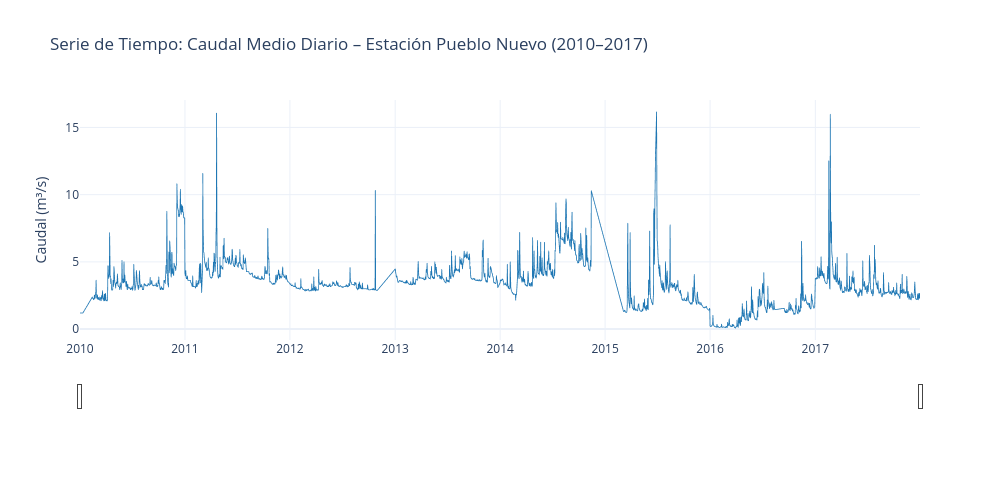

Source (notebook cell):
### Markdown cell above
## 7. Serie de Tiempo Completa

Visualización de toda la serie de caudal diario (m³/s) para identificar **tendencias**, **estacionalidad** y **valores atípicos** a simple vista.

### Code cell
# =============================================================================
# CONCEPTO: Visualización de la serie de tiempo completa con Plotly
# -----------------------------------------------------------------------------
# El gráfico de línea de toda la serie es la primera visualización a generar
# en cualquier análisis de series de tiempo. Permite identificar a simple vista:
#   - Tendencia (¿el caudal sube o baja a largo plazo?).
#   - Estacionalidad (¿se repite un patrón cíclico cada año?).
#   - Anomalías o picos extremos (crecientes súbitas, errores de medición).
#   - Gaps visibles (quiebres abruptos en la línea).
#
# df.reset_index(): el índice DatetimeIndex debe convertirse en columna para
#   que Plotly pueda usarlo explícitamente en el eje x. Plotly Express trabaja
#   con columnas del DataFrame, no con el índice directamente.
#
# Parámetros clave de px.line():
#   line=dict(width=0.8): línea delgada para que las variaciones diarias sean
#     visibles sin saturar la gráfica cuando hay miles de puntos.
#
# rangeslider: agrega un control deslizante debajo del gráfico que permite
#   hacer zoom en períodos específicos sin perder el contexto global.
#   → Especialmente útil en series largas (años de datos diarios).
#
# hovermode="x unified": al pasar el cursor, muestra los valores de todas
#   las trazas en la misma posición del eje X en un único tooltip unificado,
#   facilitando la lectura precisa de valores.
#
# CRITERIO DE USO: Siempre como primer gráfico de una serie de tiempo.
# Plotly es preferido sobre Matplotlib aquí por el rangeslider interactivo.
# =============================================================================

# reset_index() convierte el DatetimeIndex en columna "Fecha" para Plotly
df_plot = df.reset_index()

fig = px.line(
    df_plot,
    x="Fecha",
    y="Caudal",
    title="Serie de Tiempo: Caudal Medio Diario – Estación Pueblo Nuevo (2010–2017)",
    labels={"Caudal": "Caudal (m³/s)", "Fecha": ""},
)
fig.update_traces(line=dict(width=0.8, color="#1f77b4"))  # Línea delgada y azul
fig.update_layout(
    width=1000,
    height=500,
    xaxis=dict(rangeslider=dict(visible=True)),  # Slider para zoom interactivo
    hovermode="x unified",                        # Tooltip unificado al hacer hover
)
fig.show()

### Figure 1 — Plotly figure (JSON) as saved in the notebook; plotly's stock layout.template omitted (floating-point values rounded to 4 significant figures; data arrays with more than 128 entries replaced by an {"elided": "..."} marker saying what was removed)
{"data": [{"hovertemplate": "=%{x}<br>Caudal (m³/s)=%{y}<extra></extra>", "legendgroup": "", "line": {"color": "#1f77b4", "dash": "solid", "width": 0.8}, "marker": {"symbol": "circle"}, "mode": "lines", "name": "", "showlegend": false, "type": "scattergl", "x": {"elided": "2653 str values"}, "xaxis": "x", "y": {"elided": "2653 float values"}, "yaxis": "y"}], "layout": {"height": 500, "hovermode": "x unified", "legend": {"tracegroupgap": 0}, "title": {"text": "Serie de Tiempo: Caudal Medio Diario – Estación Pueblo Nuevo (2010–2017)"}, "width": 1000, "xaxis": {"anchor": "y", "domain": [0, 1], "rangeslider": {"visible": true}, "title": {"text": ""}}, "yaxis": {"anchor": "x", "domain": [0, 1], "title": {"text": "Caudal (m³/s)"}}}}
